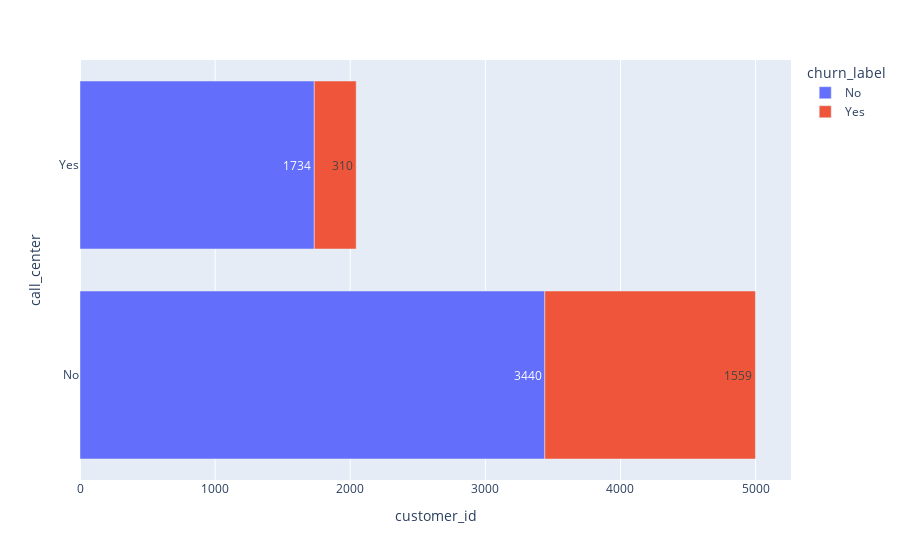

The cell this chart's notebook holds for it:
### Markdown cell above
### Call Center

### Code cell
fig = px.bar(df.groupby(['call_center',
                                                'churn_label'])['customer_id'].count().reset_index(),
             x="customer_id",
             y="call_center", 
             color="churn_label", 
             text = 'customer_id'
            )
fig.show()

### Figure 1 — Plotly figure (JSON) as saved in the notebook; plotly's stock layout.template omitted (floating-point values rounded to 4 significant figures)
{"data": [{"alignmentgroup": "True", "hovertemplate": "churn_label=No<br>customer_id=%{text}<br>call_center=%{y}<extra></extra>", "legendgroup": "No", "marker": {"color": "#636efa", "pattern": {"shape": ""}}, "name": "No", "offsetgroup": "No", "orientation": "h", "showlegend": true, "text": [3440, 1734], "textposition": "auto", "type": "bar", "x": [3440, 1734], "xaxis": "x", "y": ["No", "Yes"], "yaxis": "y"}, {"alignmentgroup": "True", "hovertemplate": "churn_label=Yes<br>customer_id=%{text}<br>call_center=%{y}<extra></extra>", "legendgroup": "Yes", "marker": {"color": "#EF553B", "pattern": {"shape": ""}}, "name": "Yes", "offsetgroup": "Yes", "orientation": "h", "showlegend": true, "text": [1559, 310], "textposition": "auto", "type": "bar", "x": [1559, 310], "xaxis": "x", "y": ["No", "Yes"], "yaxis": "y"}], "layout": {"barmode": "relative", "legend": {"title": {"text": "churn_label"}, "tracegroupgap": 0}, "margin": {"t": 60}, "xaxis": {"anchor": "y", "domain": [0, 1], "title": {"text": "customer_id"}}, "yaxis": {"anchor": "x", "domain": [0, 1], "title": {"text": "call_center"}}}}
